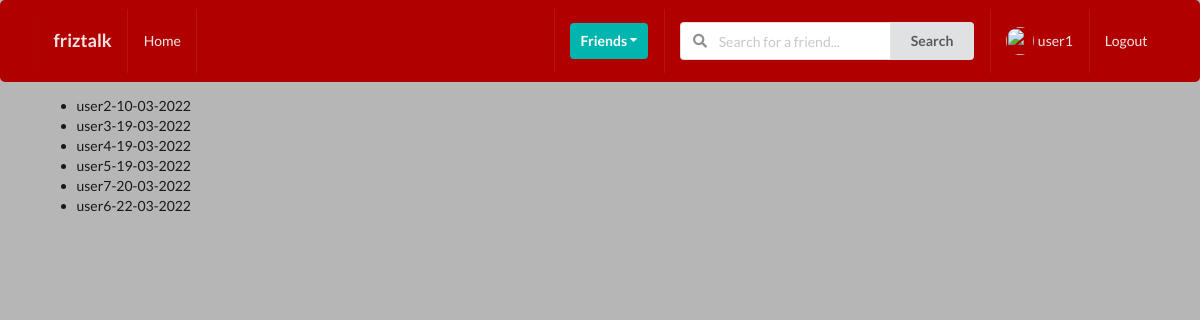
/userprofiles/invite-list-profiles/ (signed in), run on the app's committed database.
### userprofiles/models.py (models this page shows, shortened)
class Profile(models.Model):
    f_name = models.CharField(max_length=250, blank=True)
    l_name = models.CharField(max_length=250, blank=True)
    user = models.OneToOneField(User, on_delete=models.CASCADE)
    biography = models.TextField(default="bio is empty", max_length=350)
    email = models.EmailField(max_length=200, blank=True)
    residence = models.CharField(max_length=200, blank=True)
    profile_picture = models.ImageField(default='profilepic.png', upload_to='profilepics/')
    friends = models.ManyToManyField(User, blank=True, related_name='friends')
    slug = models.SlugField(unique=True, blank=True)
    updated = models.DateTimeField(auto_now=True)
    created = models.DateTimeField(auto_now_add=True)
    objects = ProfileManager()
    def __str__(self):
        return f"{self.user.username}-{self.created.strftime('%d-%m-%Y')}"
    __initial_f_name = None
    __initial_l_name = None
    def __init__(self, *args, **kwargs):
        super().__init__(*args, **kwargs)
        self.__initial_f_name = self.f_name
        self.__initial_l_name = self.l_name

### userprofiles/views.py (the view)
# urls.py: path('invite-list-profiles/', invite_user_profiles_list_view, name='invite-user-profiles-view'),
@login_required
def invite_user_profiles_list_view(request):
    user = request.user
    qs = Profile.objects.attain_all_profiles_to_invite(user)
    context = {'qs': qs}
    return render(request, 'userprofiles/invite_list.html', context)

### userprofiles/context_processors.py (called while the page is built)
def display_pic(request):
    if request.user.is_authenticated:
        profile_obj = Profile.objects.get(user=request.user)
        pic = profile_obj.profile_picture
        return {'picture':pic}
    return {}

def number_invitations_received(request):
    if request.user.is_authenticated:
        profile_obj = Profile.objects.get(user=request.user)
        qs_count = Connection.objects.invitations_received(profile_obj).count()
        return {'number_invites':qs_count}
    return {}

### userprofiles/models.py (called while the page is built)
    def attain_all_profiles_to_invite(self, sender):
        profiles = Profile.objects.all().exclude(user=sender)
        profile = Profile.objects.get(user=sender)
        qs = Connection.objects.filter(Q(sender=profile) | Q(receiver=profile))
        print(qs)
        print("############################")
        accepted = set([])
        for rel in qs:
            if rel.status == 'accepted':
                accepted.add(rel.receiver)
                accepted.add(rel.sender)
        print(accepted)
        print("############################")
        available = [profile for profile in profiles if profile not in accepted]
        print(available)
        print("############################")
        return available

    def invitations_received(self, receiver):
        qs = Connection.objects.filter(receiver=receiver, status='send')
        return qs

    def __str__(self):
        return f"{self.sender}-{self.receiver}-{self.status}"

### userprofiles/templates/userprofiles/invite_list.html (shortened to what this page needs)
{% extends 'base.html' %}
{% block content %}
    <ul>
        {% for item in qs %}
            <li>{{item}}</li>
        {% endfor %}
    </ul>
{% endblock content %}

### templates/base.html (shortened to what this page needs)
{% load static %}
<!doctype html>
<html lang="en">
  <head>
    <link rel="stylesheet" type="text/css" href={% static "style.css" %}
    <link rel="stylesheet" type='text/css' href="https://cdnjs.cloudflare.com/ajax/libs/semantic-ui/2.2.14/semantic.min.css">
  </head>
  <body>
    {% include 'main/navhomebar.html' %}
    <div class="ui container">
      {% block content %}
      {% endblock content %}
    </div>
  </body>
</html>

### templates/main/navhomebar.html (shortened to what this page needs)
{% url 'postings:main-post-view' as path_to_postings %}
{% url 'home-page' as path_to_home_page %}
{% url 'userprofiles:my-profilepage-view' as path_to_my_profile_page %}
<div class="ui inverted menu nav mb-8">
    <div class="ui container">
        <a href="{{path_to_home_page}}" class="{% if request.path == path_to_home_page %}active{% endif %} item">
          <h3>friztalk</h3>
      </a>
      {% if request.user.is_authenticated %}
      <a href="{{path_to_postings}}" class="{% if request.path == path_to_postings %}active{% endif %} item">
          Home
      </a>
      {% endif %}
      <div class="right menu">
          {% if request.user.is_authenticated %}
          <div class="item">
              <div class="ui floating dropdown icon button teal"> Friends
                  <i class="dropdown icon"></i>
               </div>
          </div>
               <div class="item">
                <form action="" method="GET">
                  <div class="ui action left icon input">
                  <input class="prompt" type="text" name='q' placeholder="Search for a friend...">
                  <button type='submit' class="ui button">Search</button>
                  </div>
              </form>
              </div>
              <a href="{{path_to_my_profile_page}}" class="{% if request.path == path_to_my_profile_page %}active{% endif %} item">
                  <img src={{picture.url}} class="ui avatar image">
                   {{ request.user }}
              </a>
              <a href="{% url 'account_logout'%}" class="ui item">
                  Logout
              </a>
          {% else %}
          <a href="{% url 'account_login'%}" class="ui item">
                  Login
              </a>
          {% endif %}
      </div>
    </div>
  </div>

### static_project/style.css (style rules this page uses)
body { background: #b6b6b6 !important; }
.nav { border-radius: 5px !important; padding: 9px 0 9px 0 !important; background-color: #b10000 !important; }
.mb-8 { margin-bottom: 8px !important; }

### data on the page
Profile: user+created "user2-10-03-2022"
Profile: user+created "user3-19-03-2022"
Profile: user+created "user4-19-03-2022"
Profile: user+created "user5-19-03-2022"
Profile: user+created "user7-20-03-2022"
Profile: user+created "user6-22-03-2022"

### other printed values
{{ request.user }} "user1"
